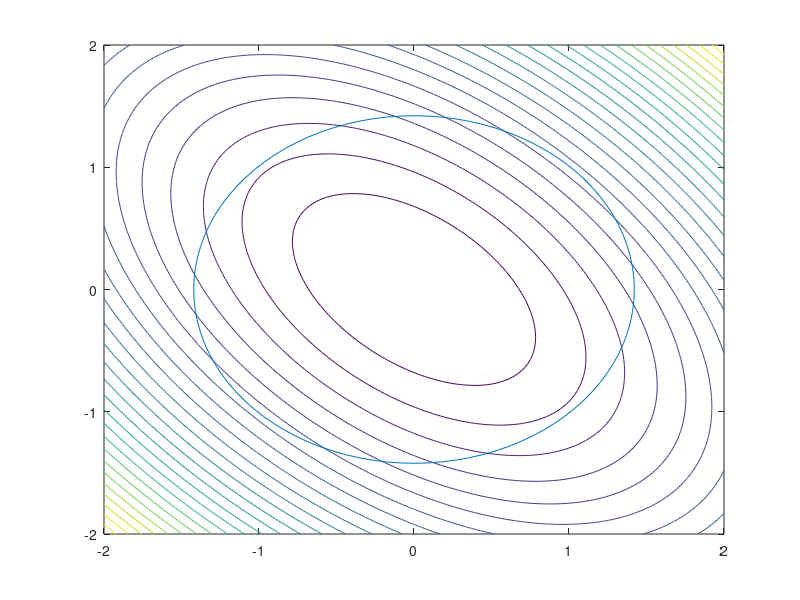

The MATLAB source for this figure:
n = 200;
x1 = linspace(-1,3,n);
x2 = linspace(-1,3,n);

x = 0;
y = 0;


z1 = x1 - 1;
z2 = x2 - 1;

% [x1m,x2m] = meshgrid(x1,x2);
[z1m,z2m] = meshgrid(z1,z2);


% A = [-1,2;2,-1];
A = [-4,2;2,-4];
P = lyap(A',eye(2));

% V = x1m.*(x1m*P(1,1) + x2m*P(1,2)) + x2m.*(x1m*P(2,1)+x2m*P(2,2));
% contour(x1m,x2m,V)
V = z1m.*(z1m*P(1,1) + z2m*P(1,2)) + z2m.*(z1m*P(2,1)+z2m*P(2,2));
contour(z1m,z2m,V,25)

hold on

% x1dot = -(x1m+x1m.^3)+2*x2m;
% x2dot = 2*x1m-(x2m+x2m.^3);
% Vdot = 2*(x1dot.*(x1m*P(1,1) + x2m*P(1,2)) + x2dot.*(x1m*P(2,1)+x2m*P(2,2)));
z1dot = -(z1m+1+(z1m+1).^3)+2*(z2m+1);
z2dot = 2*(z1m+1)-(z2m+1+(z2m+1).^3);
Vdot = 2*(z1dot.*(z1m*P(1,1) + z2m*P(1,2)) + z2dot.*(z1m*P(2,1)+z2m*P(2,2)));

% contour(x1,x2,Vdot)

min_r = 1e8;



for i=1:n
    for j=1:n
        if Vdot(i,j) >= 0
%             r = norm([x;y] - [x1m(i,j);x2m(i,j)],2);
            r = norm([x;y] - [z1m(i,j);z2m(i,j)],2);
            if r < min_r
                min_r = r;
            end

        end
    end

end

min_r

th = 0:pi/50:2*pi;
xunit = min_r * cos(th) + x;
yunit = min_r * sin(th) + y;
h = plot(xunit, yunit);